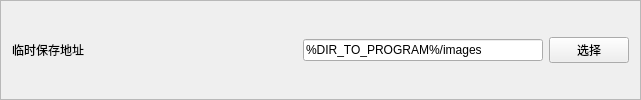
            <widget class="QFrame" name="gbSaveDir">
             <property name="frameShape">
              <enum>QFrame::Shape::StyledPanel</enum>
             </property>
             <property name="frameShadow">
              <enum>QFrame::Shadow::Sunken</enum>
             </property>
             <layout class="QHBoxLayout" name="horizontalLayout_17">
              <item>
               <widget class="QLabel" name="lblSaveDir">
                <property name="text">
                 <string>临时保存地址</string>
                </property>
               </widget>
              </item>
              <item>
               <spacer name="horizontalSpacer_17">
                <property name="orientation">
                 <enum>Qt::Orientation::Horizontal</enum>
                </property>
                <property name="sizeHint" stdset="0">
                 <size>
                  <width>213</width>
                  <height>24</height>
                 </size>
                </property>
               </spacer>
              </item>
              <item>
               <widget class="QLineEdit" name="editSaveDir">
                <property name="minimumSize">
                 <size>
                  <width>240</width>
                  <height>0</height>
                 </size>
                </property>
                <property name="text">
                 <string>%DIR_TO_PROGRAM%/images</string>
                </property>
               </widget>
              </item>
              <item>
               <widget class="QPushButton" name="btnSelectSaveDir">
                <property name="text">
                 <string>选择</string>
                </property>
               </widget>
              </item>
             </layout>
            </widget>
